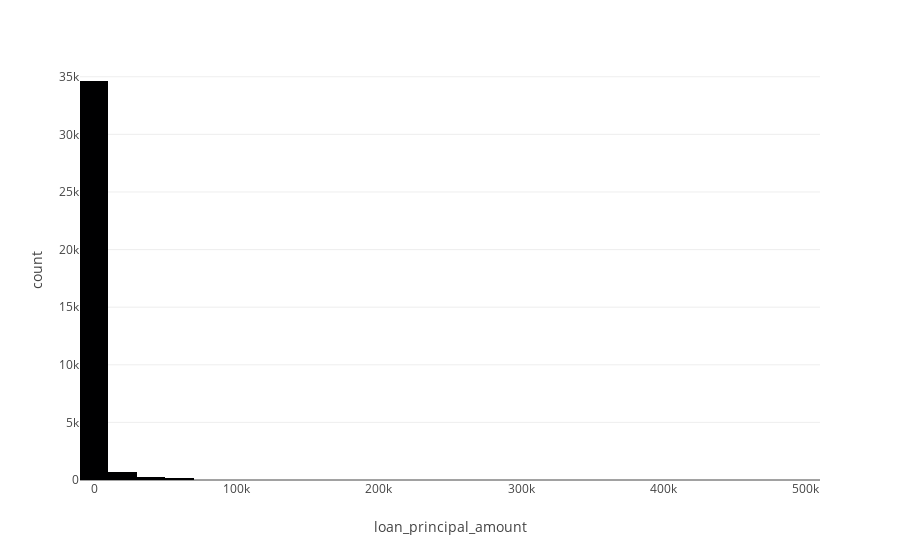

The cell this chart's notebook holds for it:
### Code cell
agent("Tell me again please.")

### Figure 1 — Plotly figure (JSON) as saved in the notebook; plotly's stock layout.template omitted (floating-point values rounded to 4 significant figures; data arrays with more than 128 entries replaced by an {"elided": "..."} marker saying what was removed)
{"data": [{"alignmentgroup": "True", "bingroup": "x", "hovertemplate": "loan_principal_amount=%{x}<br>count=%{y}<extra></extra>", "legendgroup": "", "marker": {"color": "#000001", "pattern": {"shape": ""}}, "name": "", "nbinsx": 50, "offsetgroup": "", "orientation": "v", "showlegend": false, "type": "histogram", "x": {"elided": "35803 float values"}, "xaxis": "x", "yaxis": "y"}], "layout": {"barmode": "relative", "legend": {"tracegroupgap": 0}, "margin": {"t": 60}, "xaxis": {"anchor": "y", "domain": [0, 1], "title": {"text": "loan_principal_amount"}}, "yaxis": {"anchor": "x", "domain": [0, 1], "title": {"text": "count"}}}}
